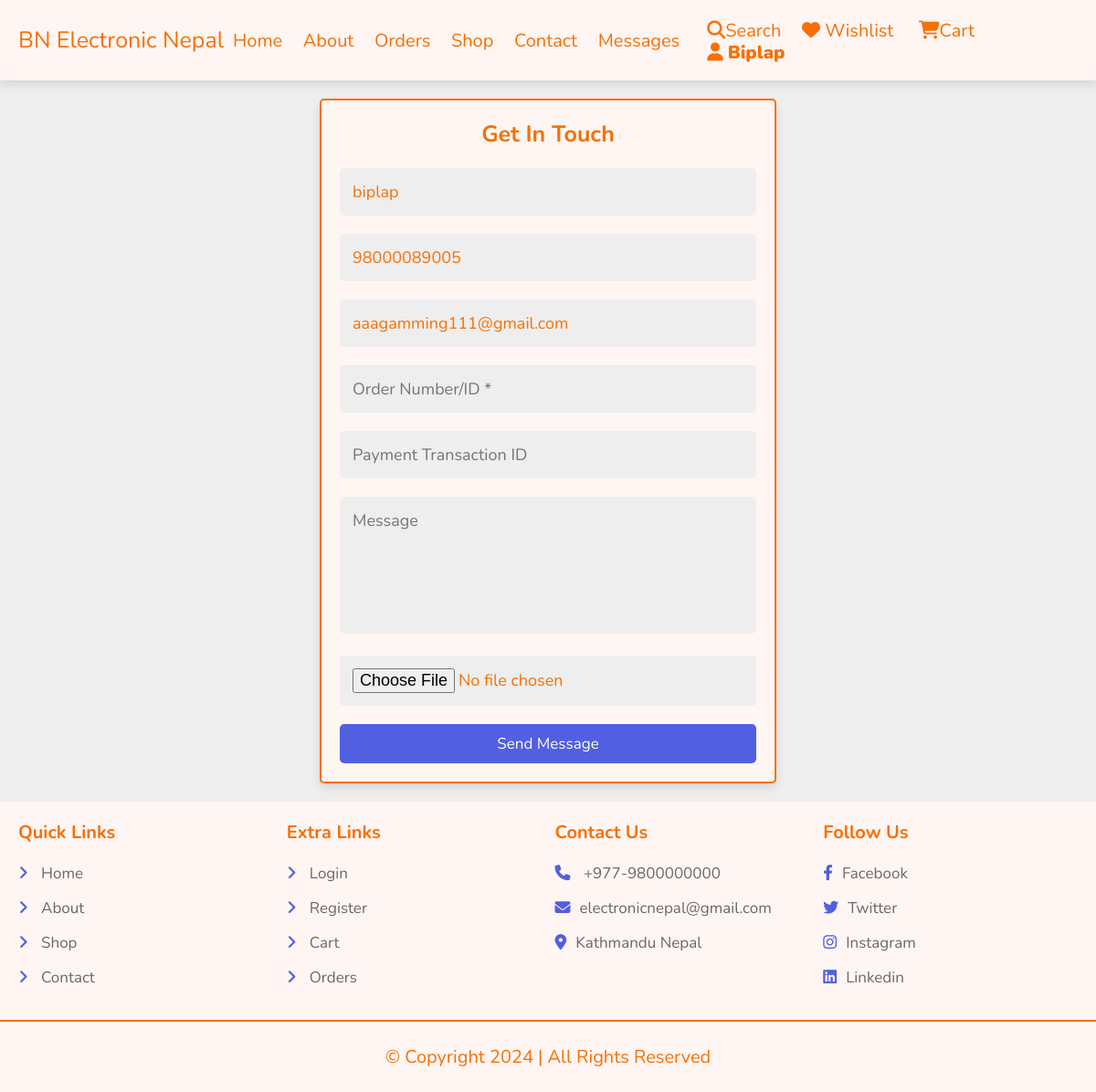
/contact.php (signed in), run on the app's committed database.
### tables this page shows
CREATE TABLE `users` (
  `id` int(100) NOT NULL,
  `name` varchar(20) NOT NULL,
  `email` varchar(50) NOT NULL,
  `phone` varchar(15) NOT NULL,
  `password` varchar(50) NOT NULL,
  `state` varchar(50) NOT NULL,
  `city` varchar(50) NOT NULL,
  `address` varchar(100) NOT NULL,
  `user_status` tinyint(1) NOT NULL DEFAULT 1,
  `user_picture` varchar(200) NOT NULL,
  `admin_blocker` int(100) DEFAULT NULL,
  `admin_UNblocker` int(100) DEFAULT NULL,
  `code` varchar(10) NOT NULL
);

### contact.php (the view, shortened to what this page needs)
<?php
include 'components/connect.php';
if(isset($_SESSION['user_id'])){
   $user_id = $_SESSION['user_id'];
}else{
   header('location: user_login.php');
};
$select_user_details = $conn->prepare("SELECT * FROM `users` WHERE id = ?");
    $select_user_details->execute([$user_id]);
    $fetch_user_details = $select_user_details->fetch(PDO::FETCH_ASSOC);
    if(isset($_GET['chat'])){
        $chatid=intval(base64_decode($_GET['chat']));
    } else {
        $chatid='';
    }
?>
<!DOCTYPE html>
<html lang="en">
<head>
    <link rel="stylesheet" href="https://cdnjs.cloudflare.com/ajax/libs/font-awesome/6.1.1/css/all.min.css">
    <link rel="stylesheet" href="css/style.css?v=<?php echo Time()?>">
</head>
<body>
    <?php include 'components/user_header.php'; ?>
    <section class="contact">
        <form action="" method="post" enctype="multipart/form-data">
            <h3>Get in touch</h3>
            <input type="text" name="name" placeholder="Name" value="<?=$fetch_user_details['name']?>"
                autocomplete="off" readonly maxlength="20" class="box">
            <input type="tel" name="number" value="<?=$fetch_user_details['phone']?>" placeholder="Phone No."
                autocomplete="off" readonly class="box">
            <input type="email" name="email" placeholder="Email" value="<?=$fetch_user_details['email']?>"
                autocomplete="off" readonly maxlength="50" class="box">
            <?php
            if($chatid==''){
               echo' <input type="text" name="orderid" placeholder="Order Number/ID *" required maxlength="50" autocomplete="off"
                class="box">';
            echo '<input type="text" name="PaymentTransaction" placeholder="Payment Transaction ID" autocomplete="off"
                required maxlength="50" class="box">';
            }
            ?>
            <textarea name="msg" class="box" placeholder="Message" cols="30" rows="10" autocomplete="off"></textarea>
            <input type="file" name="contactImage" class="box" required autocomplete="off"
                accept=".jpg, .png, .pdf, .jpeg">
            <?php
            if($chatid==''){
             echo '<input type="submit" value="Send Message" name="send" class="btn">';
            }
            else{
                echo '<input type="hidden" name="chatid" value="'.$chatid.'">';
                echo '<input type="submit" value="Send Message Seller" name="sellermessage" class="btn">';
            }
            ?>
        </form>
    </section>
    <?php include 'components/footer.php'; ?>
</body>
</html>

### components/user_header.php (shortened to what this page needs)
<?php
$select_messages = $conn->prepare("SELECT sent_msg.admin_reply FROM sent_msg WHERE user_id = ?");
$select_messages->execute([$user_id]);
$number_of_messages = $select_messages->rowCount();
?>
<header class="header">
    <section class="flex">
        <a href="home.php" class="logo">BN Electronic Nepal</a>
        <nav class="navbar">
            <a href="home.php">Home</a>
            <a href="about.php">About</a>
            <a href="orders.php">Orders</a>
            <a href="shop.php">Shop</a>
            <a href="contact.php">Contact</a>
            <?php
if ($user_id) {
    echo '<a href="inbox.php">Messages<span' . (($number_of_messages >= 1) ? ' id="message_counter"' : ' id="message_counter_remove"') . '>'
        . (($number_of_messages >= 1) ? $number_of_messages : '') . '</span></a>';
} else {
    echo "";
}
?>
        </nav>
        <div class="icons">
            <a href="search_page.php"><i class="fas fa-search"></i>Search</a>
            <?php
            if($user_id===""){
                echo'<a href="user_login.php"><i class="fas fa-heart"></i>Wishlist<span></a>';
                echo'<a href="user_login.php"><i class="fas fa-shopping-cart"></i>Cart<span></a>';
                echo'<div id="user-btn" class="fas fa-user">';
                echo '<span>Login</span>';
                echo '</div>';
            }else{
            $select_profile = $conn->prepare("SELECT * FROM `users` WHERE id = ?");
            $select_profile->execute([$user_id]);
            if ($select_profile->rowCount() > 0){
                $fetch_profile = $select_profile->fetch(PDO::FETCH_ASSOC);
                ?>
            <a href="wishlist.php">
                <i class="fas fa-heart"></i> Wishlist
            </a>
            <a href="cart.php"><i class="fas fa-shopping-cart"></i>Cart</a>
            <div id="user-btn" class="fas fa-user">
                <span> <?= $fetch_profile["name"]; ?></span>
            </div>
            <?php }} ?>
        </div>
            <?php
       $select_profile = $conn->prepare("SELECT * FROM `users` WHERE id = ?");
       $select_profile->execute([$user_id]);
            ?>
    </section>
</header>

### css/style.css (style rules this page uses)
:root { --main-color:#525FE1; --orange:#FFA41B; --white:#FFF6F4; --orangeDark:#F86F03; --fontcolor:rgb(255, 255, 255); --light-color:#6c6767; --light-bg:#eee; --border:.2rem solid var(--orangeDark); --box-shadow:0 .5rem 1rem rgba(0,0,0,.1); }
* { font-family: 'Nunito', sans-serif; margin:0; padding:0; box-sizing: border-box; outline: none; border:none; text-decoration: none; }
html { font-size: 62.5%; overflow-x: hidden; }
body { background-color: var(--light-bg); }
section { padding:2rem; max-width: 1200px; margin:0 auto; }
.btn,.btnRed, .delete-btn, .option-btn { display: block; width: 100%; margin-top: 1rem; border-radius: .5rem; padding:1rem 3rem; font-size: 1.7rem; text-transform: capitalize; color:var(--fontcolor); cursor: pointer; text-align: center; }
.btn { background-color: var(--main-color); }
.header { position: sticky; top:0; left:0; right:0; background-color: var(--white); box-shadow: var(--box-shadow); z-index: 1000; }
#user-btn { text-transform: capitalize; }
.header .flex { display: flex; align-items: center; justify-content: space-between; position: relative; }
.header .flex .logo { font-size: 2.5rem; color:var(--orangeDark); }
.header .flex .navbar a { margin:0 1rem; font-size: 2rem; color:var(--orangeDark); }
.header .flex .icons > * { margin-left: 2rem; font-size: 2rem; cursor: pointer; color:var(--orangeDark); }
.contact form { padding:2rem; text-align: center; background-color: var(--white); box-shadow: var(--box-shadow); border-radius: .5rem; border:var(--border); max-width: 50rem; margin:0 auto; }
.contact form h3 { margin-bottom: 1rem; text-transform: capitalize; font-size: 2.5rem; color:var(--orangeDark); }
.contact form .box { margin:1rem 0; width: 100%; background-color: var(--light-bg); padding:1.4rem; font-size: 1.8rem; color:var(--orangeDark); border-radius: .5rem; }
.contact form textarea { height: 15rem; resize: none; }

### data on the page
users: name "Biplap", name "biplap", number "98000089005", email "aaagamming111@gmail.com"
